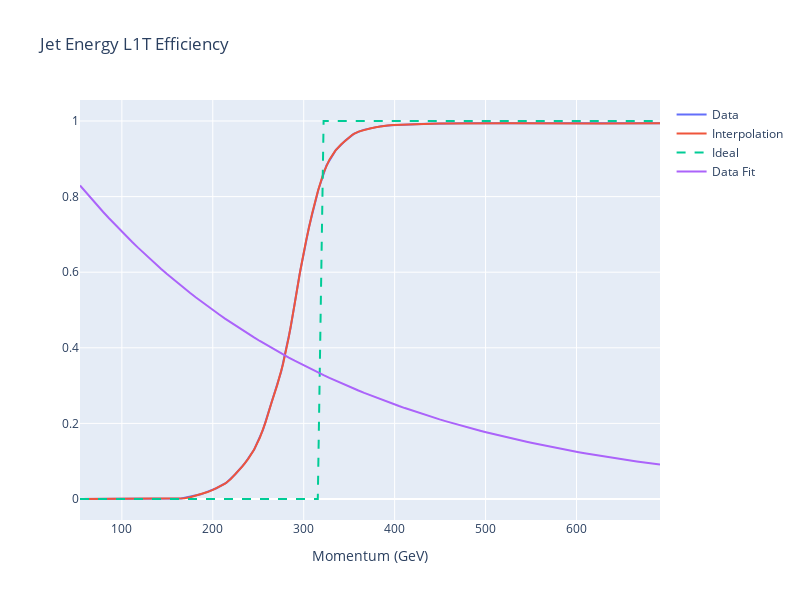

The notebook cell this image was saved under:
### Code cell
fig = go.Figure()
fig.add_scatter(x = jet_energy["x"], y = jet_energy[" y"], name = "Data")
fig.add_scatter(x = jet_xs, y = jet_spl(jet_xs), name = "Interpolation")
fig.add_scatter(x = jet_xs, y = jet_ideal(jet_xs), name = "Ideal", line_dash="dash")
fig.add_scatter(x = jet_xs, y = 1.0 - exp_cdf(jet_xs, jet_l), name = "Data Fit")
fig.update_layout(width = 800,
                  height = 600,
                  title = "Jet Energy L1T Efficiency",
                  xaxis_title = "Momentum (GeV)"
                  )
fig.update_xaxes(type = "linear")
